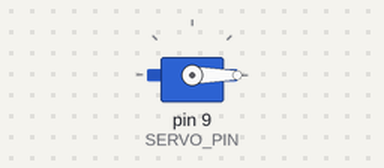
Simulated run of this sketch. Board: Arduino Uno, built with avr-gcc and run on an emulated ATmega328P. On the bench: servo.

Above: at 0.1 s.
At 0.6 s:
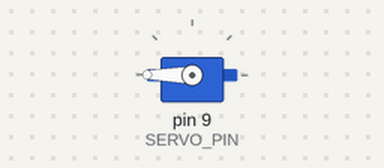
At 1.1 s:
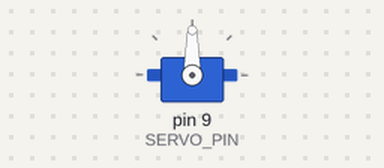
Timing chart, 0 to 2.6 s (numbered marks = the images above):
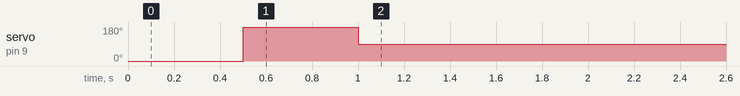

The sketch:

Servo.ino
```cpp
#include <Servo.h>
Servo servo;

const int SERVO_PIN = 9;      // 서보모터1 연결핀


void setup() {
    Serial.begin(9600);

    //서보모터 초기화
    servo.attach(SERVO_PIN);
    servo.write(0);
    delay(500);
    servo.write(180);
    delay(500);
    servo.write(90);       // 오른쪽 이동(정상동작 확인용 코드)
    delay(500);

}

void loop() {

}
```
